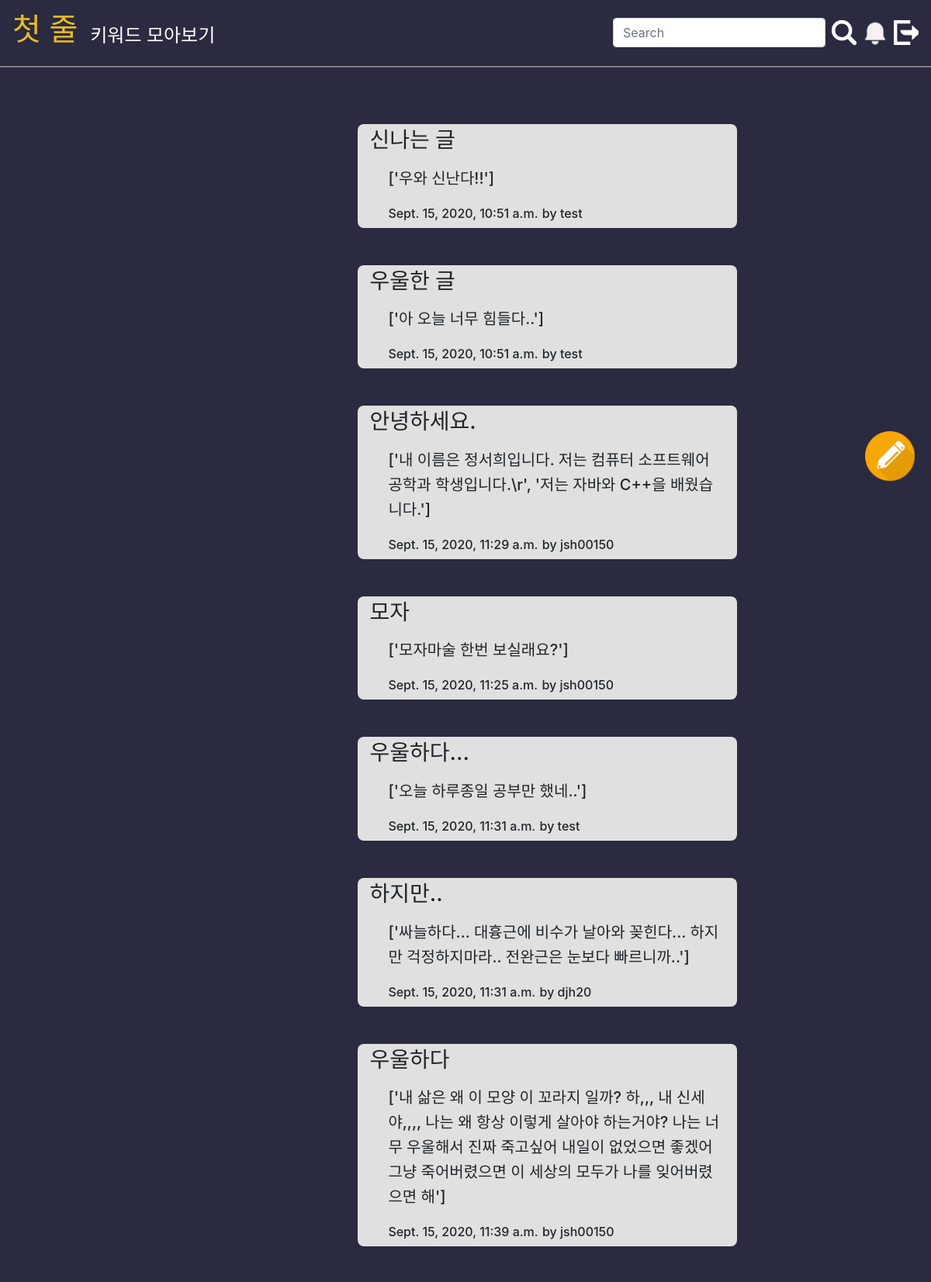
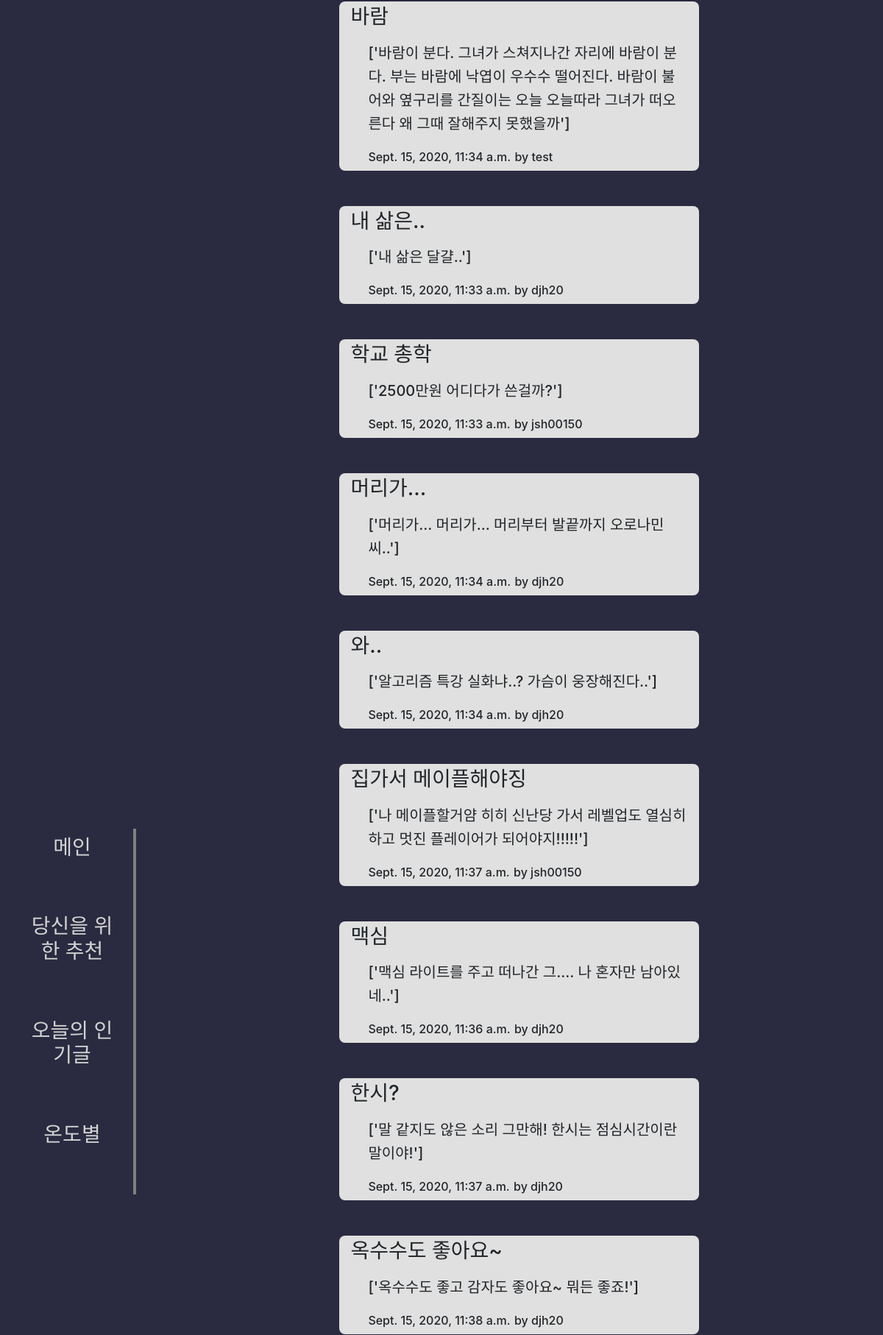
Page /post/all (signed in, upper part) on the committed database (2 pictures, top to bottom).
### post/models.py (models this page shows)
class Post(models.Model):
    objects = models.Manager()
    id = models.AutoField(primary_key=True)
    title = models.CharField(max_length = 20, null=False)
    content = models.TextField(max_length = 1000, null=False)
    user_id = models.name = models.ForeignKey(MemberInfo, on_delete=models.CASCADE, null=False)
    date_time= models.DateTimeField(auto_now=True, null=False)
    prob_p = models.FloatField(default = 0)
    prob_dp = models.FloatField(default = 0)
    prob_n = models.FloatField(default = 0)
    temperature = models.FloatField(default = 0)

### member/models.py (models this page shows)
class MemberInfo(models.Model):
    object = models.Manager()
    id = models.CharField(max_length = 20, primary_key = True)
    pw = models.CharField(max_length = 16)
    name = models.CharField(max_length = 10)
    age = models.IntegerField(max_length = 3)           # 100세 시대를 고려
    sex = models.IntegerField(max_length = 1)            # 1: 남성 0: 여성
    email = models.CharField(max_length = 30)
    phoneNumber = models.CharField(max_length = 13)
    address = models.CharField(max_length = 100)
    offerInfoAgree = models.IntegerField(max_length = 1) # 1: 동의  0: 비동의
    offerInfoAgreeDay = models.CharField(max_length = 14)# 년월일시분초  20201116232211
    creationDate = models.CharField(max_length =14)      # 년월일시분초
    classification = models.IntegerField(max_length = 1, null=True) # 관리자 회원 구분

### post/views.py (the view)
# urls.py: path('all', views.read_all, name='read_all' ),
def read_all(request):
    posts = Post.objects.all()
    posts = replace_enter(posts)
    return render(request, 'post/read_hot.html', {'posts' : posts})

### post/views.py (called while the page is built)
def replace_enter(posts):
    for post in posts:
        post.content = post.content.split("\n")
        print(post.content)
        if isinstance(post.content, list):
            try:
                post.content.remove('')
            except Exception as ex:
                continue
    return posts

### post/templates/post/read_hot.html
{% extends "base_user.html" %}
{%  block sidebar %}
    {% include "siderBar_main_user.html" %}
{% endblock%}
{% block contentArea %}
<div class="ml-5 d-flex align-items-center justify-content-center row">
    {% if posts%}
        {% for post  in  posts%}
            {% include "./post_fragment.html" %}
        {% endfor %}
    {% endif %}
</div>
{% endblock contentArea %}
{% block floatingArea %}
    {% include "float_write_button_user.html" %}
{% endblock floatingArea %}

### post/templates/post/post_fragment.html
<div class="ml-5 w-20 col-md-7 mb-5 h-10 post_card pt-1">
    <span id="post_title" class="h3 mr-3">{{post.title}}</span>
    <div id="post_content" class="ml-4 h5 mt-3">{{post.content}}</div>
    <div id="post_state_area" class="ml-4 h5 mt-3">
        <span id="post_time" class="h6">{{post.date_time}}</span>
        <span id="post_user_id" class="h6">by {{post.user_id.id}}</span>
    </div>
</div>

### static/css/base.css (style rules this page uses)
html, body { background-color: #2a2a40; width: 100%; height: 100%; }
#post_content { line-height: 2rem; }
.post_card { background-color: #e0e0e0; border-radius: 0.5rem; }

### rows in the picture
Post: title "신나는 글", content "['우와 신난다!!']", date_time "Sept. 15, 2020, 10:51 a.m.", user_id.id "test"
Post: title "우울한 글", content "['아 오늘 너무 힘들다..']", date_time "Sept. 15, 2020, 10:51 a.m.", user_id.id "test"
Post: title "안녕하세요.", content "['내 이름은 정서희입니다. 저는 컴퓨터 소프트웨어 공학과 학생입니다.\\r', '저는 자바와 C++을 배웠습니다.']", date_time "Sept. 15, 2020, 11:29 a.m.", user_id.id "jsh00150"
Post: title "모자", content "['모자마술 한번 보실래요?']", date_time "Sept. 15, 2020, 11:25 a.m.", user_id.id "jsh00150"
Post: title "우울하다...", content "['오늘 하루종일 공부만 했네..']", date_time "Sept. 15, 2020, 11:31 a.m.", user_id.id "test"
Post: title "하지만..", content "['싸늘하다... 대흉근에 비수가 날아와 꽂힌다... 하지만 걱정하지마라.. 전완근은 눈보다 빠르니까..']", date_time "Sept. 15, 2020, 11:31 a.m.", user_id.id "djh20"
Post: title "우울하다", content "['내 삶은 왜 이 모양 이 꼬라지 일까? 하,,, 내 신세야,,,, 나는 왜 항상 이렇게 살아야 하는거야? 나는 너무 우울해서 진짜 죽고싶어 내일이 없었으면 좋겠어 그냥 죽어버렸으면 이 세상의 모두가 나를 잊어버렸으면 해']", date_time "Sept. 15, 2020, 11:39 a.m.", user_id.id "jsh00150"
Post: title "바람", content "['바람이 분다. 그녀가 스쳐지나간 자리에 바람이 분다. 부는 바람에 낙엽이 우수수 떨어진다. 바람이 불어와 옆구리를 간질이는 오늘 오늘따라 그녀가 떠오른다 왜 그때 잘해주지 못했을까']", date_time "Sept. 15, 2020, 11:34 a.m.", user_id.id "test"
Post: title "내 삶은..", content "['내 삶은 달걀..']", date_time "Sept. 15, 2020, 11:33 a.m.", user_id.id "djh20"
Post: title "학교 총학", content "['2500만원 어디다가 쓴걸까?']", date_time "Sept. 15, 2020, 11:33 a.m.", user_id.id "jsh00150"
Post: title "머리가...", content "['머리가... 머리가... 머리부터 발끝까지 오로나민씨..']", date_time "Sept. 15, 2020, 11:34 a.m.", user_id.id "djh20"
Post: title "와..", content "['알고리즘 특강 실화냐..? 가슴이 웅장해진다..']", date_time "Sept. 15, 2020, 11:34 a.m.", user_id.id "djh20"
Post: title "집가서 메이플해야징", content "['나 메이플할거얌 히히 신난당 가서 레벨업도 열심히 하고 멋진 플레이어가 되어야지!!!!!']", date_time "Sept. 15, 2020, 11:37 a.m.", user_id.id "jsh00150"
Post: title "맥심", content "['맥심 라이트를 주고 떠나간 그.... 나 혼자만 남아있네..']", date_time "Sept. 15, 2020, 11:36 a.m.", user_id.id "djh20"
Post: title "한시?", content "['말 같지도 않은 소리 그만해! 한시는 점심시간이란 말이야!']", date_time "Sept. 15, 2020, 11:37 a.m.", user_id.id "djh20"
Post: title "옥수수도 좋아요~", content "['옥수수도 좋고 감자도 좋아요~ 뭐든 좋죠!']", date_time "Sept. 15, 2020, 11:38 a.m.", user_id.id "djh20"
